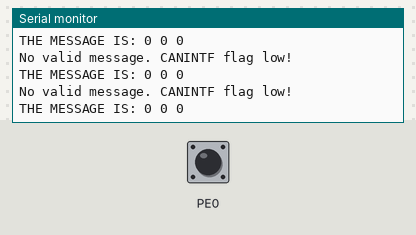
Bench run of a program on a simulated ATmega162, built with avr-gcc and emulated at 4.9152 MHz. On the bench: the last lines printed to the serial monitor. The inputs (shaded band) are chosen by the test bench; at power-on: PE0 HIGH. Random numbers use the default seed unless the program sets one.

Above: at 1.2 s.
1.3 s: PE0 driven LOW
At 1.9 s:
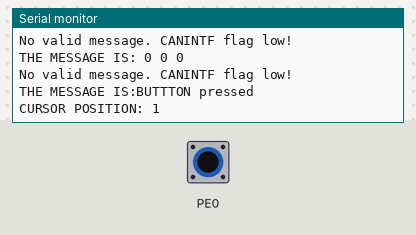
2.8 s: PE0 pulsed HIGH 2 times (0.12 s each, 0.3 s apart)
At 2.93 s:
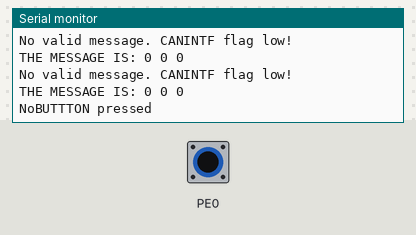
4.9 s: PE0 pulsed HIGH 5 times (0.12 s each, 0.3 s apart)
At 5.0 s:
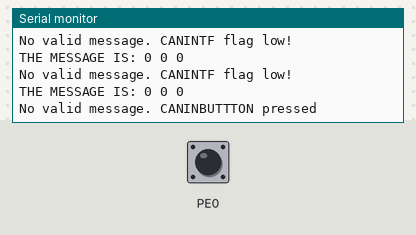

Measured:
- after the input at 1.3 s, the serial monitor: prints a new line at once (image 1)
- after the input at 2.8 s, the serial monitor: prints a new line after 0.12 s (image 2)
- after the input at 4.9 s, the serial monitor: prints a new line after 0.09 s (image 3)

The program:

main.c
```c
/*
 * Testproject.c
 *
 * Created: 05/09/2019 13:33:01
 * Author : tedes
 */


#include <avr/io.h>
#define F_CPU 4915200
#include <util/delay.h>
#include <stdio.h>
#include <stdlib.h>
#include "communication.h"
#include "RAMtest.h"
#include "Joystick.h"
#include "display.h"
#include "OLEDmenu.h"
#include "ADC.h"
#include "spi_driver.h"
#include "mcp2515_driver.h"
#include "CAN_driver.h"

#define FOSC 49152000   // Clock Speed
#define BAUD 9600
#define MYUBRR FOSC/16/BAUD-1


int main( void )
{
	// initialization of the serial port, function is in communication.h
	My_serial_Init ( MYUBRR );

	// initialization of the ram, function is in RAMtest.h
	RAM_init();
	joystick_init();
	// test programm for the RAM
	//SRAM_test();
// 	joy_position dir;
// 	slider_position slider;

    //volatile uint8_t *OLED_cmnd = (uint8_t *) 0x1000;

	OLED_init();
	OLED_reset();
	MENU_init();
	CAN_init();

	CAN_message message;
	message.id = 1;
	message.length = 3;
	message.data[0] = 5;
	message.data[1] = 2;
	message.data[2] = 7;
	while (1)
	{
		CAN_message_send(&message);
		_delay_ms(30);
		//CAN_data_receive();
		CAN_message msg = CAN_data_receive();
		printf("THE MESSAGE IS: %d %d %d \n\r", msg.data[0], msg.data[1], msg.data[2]);

// 		printf("Printing the first data in the message: %d \n", msg.data);
	}


// while(1)
// {   //printf("a");
// 	//pos = get_joy_pos();
// 	dir = get_joy_direction();
// 	slider = get_slider_pos();
//
//  	move_cursor(dir.direction_y);
// 	 printf("value x = %d \n\r",dir.x);
// 	 printf("direction x = %c \n\n\n\r",dir.direction_x);
// 	 printf("value y = %d \n\r",dir.y);
// 	 printf("direction y = %c \n\n\n\r",dir.direction_y);
// //
// // 	//printf("  X-POSITION: %d, Y-POSITION: %d , DIRECTION-X: %c \n\r", pos.x, pos.y, dir.direction_x ,dir.direction_y);
// // 	printf("\n\r ---------------------------------------------\n\r");
//  	printf("LEFT SLIDER: %d, RIGHT SLIDER: %d   \n\r", slider.left_slider, slider.right_slider);
//  	printf("\n\r -------------------------- \\ -------------------\n\r");
// //
//  	_delay_ms(250);
// // }
// 	// function to print trough the serial port, function is in communication.h
// 	//printf("\n\r after SRAM test \n\r");
//
// 	// test program to print trough the serial port
//     /*
// 	while(1){
// 		printf("heello");
// 		_delay_ms(1000);
// 	}
// 	*/
}
```

ADC.c
```c
/*
 * ADCtest.c
 *
 * Created: 19/09/2019 14:37:13
 *  Author: tedes
 */
#include "ADC.h"


char adc_read(uint8_t channel) {
	if (channel <= 4 && channel > 0) {
		char *p = ADC_OFFSET;
		*p = channel+3;
		_delay_us(60);
		int a=*p;
		//printf("%d",a,"/n");
		return *p;
		} else {
		return 0;
	}
}
```

ADC.h
```c
/*
 * ADCtest.h
 *
 * Created: 19/09/2019 14:37:41
 *  Author: tedes
 */


#ifndef ADC_H_
#define ADC_H_
#define F_CPU 4915200
#define ADC_OFFSET 0x1400
#include <util/delay.h>

// Takes a integer from 1 to 4 and returns the analog value of the corresponding
// channel of the ADC
char adc_read(uint8_t channel);

#endif /* ADC_H_ */
```

Joystick.h
```c
/*
 * IncFile1.h
 *
 * Created: 20/09/2019 11:43:45
 *  Author: tedes
 */


#ifndef JOYSTICK_H_
#define JOYSTICK_H_
#define F_CPU 4915200
#define ADC_OFFSET 0x1400
#include <util/delay.h>
#include "ADC.h"


typedef struct {
	int8_t x;
	int8_t y;
	char direction_x;
	char direction_y;
} joy_position;

typedef struct {
	int8_t right_slider;
	int8_t left_slider;
} slider_position;


void joystick_init(void);
void joystick_calibrate(void);  //we may not need this one
//int joystick_button(int button);
joy_position get_joy_pos(void);
joy_position get_joy_direction(void);
slider_position get_slider_pos(void);


#endif /* INCFILE1_H_ */
```

OLEDmenu.c
```c
/*
 * OLEDmenu.c
 *
 * Created: 26/09/2019 14:16:38
 *  Author: tedes
 */
#include <avr/pgmspace.h>
#include <stdint.h>
#include <stdio.h>
#include <stdarg.h>
#include <string.h>
#define F_CPU 4915200
#include <util/delay.h>
#include "display.h"
#include "OLEDmenu.h"

char* menuList[] = {"START", "Players", "Score","circle"};
char* STARTmenuList[] = {"COLOUR", "POINT", "BACK"};
int menu=0;
uint8_t cursorLine = 0;

int length = sizeof(menuList)/sizeof(menuList[0]);

ISR (INT2_vect)
{
	printf("BUTTTON pressed \n");
	printf("CURSOR POSITION: %d \n",cursorLine+1);   // the cursorLine start from 0 while the rows on the OLED start from one
	selected_menu();
}

void MENU_init(void)
{
	OLED_reset();
	menu=0;
	for (int i=0; i<length; i++)
	{
		OLED_goto_column(1);
		OLED_printf(menuList[i],3);
		OLED_print("\n");
	}

	print_cursor();

}

void STARTMENU_init(void)
{
	OLED_reset();
	menu=1;
	for (int i=0; i<length; i++)
	{
		OLED_goto_column(1);
		OLED_printf(STARTmenuList[i],2);
		OLED_print("\n");
	}

	print_cursor();

}

void print_cursor(){
	//OLED_pos(cursorLine, 0);
	OLED_draw_circle(cursorLine,3,2);
}

void clear_cursor(){
	OLED_goto_line(cursorLine);
	for (int i = 0; i < 5; i++) {
		OLED_write_data(0x00);
	}
}

void move_cursor(char dir){
	if (dir == 'D'){

		clear_cursor();
		if(cursorLine < length - 1)
		{
			cursorLine += 1;
		}else{
			cursorLine = 0;
		}
		print_cursor();

	}else if (dir == 'U' && cursorLine >= 0 ){
		clear_cursor();
		cursorLine -= 1;
		print_cursor();
	}
}

void selected_menu(void)
{
	if (cursorLine==0 && menu==0)
	{
		STARTMENU_init();
	}
	if (cursorLine==3 && menu==0)
	{   OLED_reset();
		OLED_draw_circle(3,60,7);
		_delay_ms(2000);
		MENU_init();

	}

	if (cursorLine==2 && menu==1)
	{
		MENU_init();
	}
}
```

OLEDmenu.h
```c
/*
 * OLED_menu.h
 *
 * Created: 26/09/2019 14:16:00
 *  Author: tedes
 */


#ifndef OLED_MENU_H_
#define OLED_MENU_H_
#include <avr/interrupt.h>


void MENU_init(void);
void print_cursor(void);
void clear_cursor();
void move_cursor(char dir);

void selected_menu(void);

void STARTMENU_init(void);


#endif /* OLED_MENU_H_ */
```

RAMtest.c
```c
/*
 * CFile1.c
 *
 * Created: 06/09/2019 16:26:42
 *  Author: tedes
 */
#include <avr/io.h>
#include "RAMtest.h"
#include <stdio.h>


void SRAM_test(void)
{
	volatile char *ext_ram = (char *) 0x1800;

	// Start address for the SRAM
	uint16_t ext_ram_size = 0x800;
	uint16_t write_errors = 0;
	uint16_t retrieval_errors = 0;
	printf("Starting SRAM test...\n");
	// rand() stores some internal state, so calling this function in a loop will
	// yield different seeds each time (unless srand() is called before this function)
	uint16_t seed = rand();
	// Write phase: Immediately check that the correct value was stored
	srand(seed);
	for (uint16_t i = 0; i < ext_ram_size; i++)
	{
		uint8_t some_value = rand();
		ext_ram[i] = some_value;
		uint8_t retreived_value = ext_ram[i];
		if (retreived_value != some_value)
		{
			printf("Write phase error: ext_ram[%4d] = %02X (should be %02X)\n\r", i, retreived_value, some_value);
			write_errors++;
		}
	}
	// Retrieval phase: Check that no values were changed during or after the write phase
	srand(seed);
	// reset the PRNG to the state it had before the write phase
	for (uint16_t i = 0; i < ext_ram_size; i++)
	{
		uint8_t some_value = rand();
		uint8_t retreived_value = ext_ram[i];
		if (retreived_value != some_value)
		{
			printf("Retrieval phase error: ext_ram[%4d] = %02X (should be %02X)\n\r", i, retreived_value, some_value);
			retrieval_errors++;
		}
	}
	printf("SRAM test completed with \n%4d errors in write phase and \n%4d errors in retrieval phase\n\n\r", write_errors, retrieval_errors);
}


void RAM_init (void)
{
	MCUCR = (1<<SRE);
	SFIOR = (1<<XMM2);

}
```

RAMtest.h
```c
/*
 * IncFile1.h
 *
 * Created: 06/09/2019 16:25:04
 *  Author: tedes
 */


#ifndef RAMTEST_H_
#define RAMTEST_H_

void SRAM_test(void);
void RAM_init (void);


#endif /* INCFILE1_H_ */
```

communication.c
```c
/*
 * CFile1.c
 *
 * Created: 05/09/2019 14:07:09
 *  Author: tedes
 */

#include <avr/io.h>
#include "communication.h"
#include <stdio.h>


void My_serial_Init( unsigned int ubrr )
{
	/* Set baud rate */
	UBRR0H = (unsigned char)(31>>8);
	UBRR0L = (unsigned char)31;
	/* Enable receiver and transmitter */
	UCSR0B = (1<<RXEN0)|(1<<TXEN0);
	/* Set frame format: 8data, 2stop bit */
	UCSR0C = (1<<URSEL0)|(1<<USBS0)|(3<<UCSZ00);
	fdevopen(My_serial_Transmit, My_serial_Receive);
}

int My_serial_Transmit( unsigned char data )
{
	/* Wait for empty transmit buffer */
	while ( !( UCSR0A & (1<<UDRE0)) );
	/* Put data into buffer, sends the data */
	UDR0 = data;
	return(0);
}

int My_serial_Receive( void )
{
	/* Wait for data to be received */
	while ( !(UCSR0A & (1<<RXC0)) )
	;
	/* Get and return received data from buffer */
	return UDR0;
}
```

communication.h
```c
/*
 * IncFile1.h
 *
 * Created: 05/09/2019 14:07:38
 *  Author: tedes
 */


#ifndef COMMUNICATION_H_
#define COMMUNICATION_H_

// defining the function
void My_serial_Init( unsigned int);

int My_serial_Transmit( unsigned char);

int My_serial_Receive( void );


#endif /* COMMUNICATION_H_ */
```

display.c
```c
/*
This is the display driver
*/

#include <avr/pgmspace.h>
#include <stdint.h>
#include <stdio.h>
#include <stdarg.h>
#include <string.h>
#define F_CPU 4915200
#include <util/delay.h>
#include "display.h"
#include "Fonts.h"


// Address for the OLED command
volatile uint8_t *OLED_cmnd = (uint8_t *) 0x1000;

// Address for the OLED data
volatile uint8_t *OLED_data = (uint8_t *) 0x1200;

//we may not need this...
uint8_t line = 0;
uint8_t actual_line=0;


// Initialization of the display
void OLED_init()
{

  OLED_write_command(0xae);  //display off
  OLED_write_command(0xa1);  //segment remap

  OLED_write_command(0xda);  //common pads hardware: alternative

  OLED_write_command(0x12);
  OLED_write_command(0xc8);  //common output scan direction:com63~com0
  OLED_write_command(0xa8);  //multiplex ration mode:63
  OLED_write_command(0x3f);
  OLED_write_command(0xd5);  //display divide ratio/osc. freq. mode
  OLED_write_command(0x80);
  OLED_write_command(0x81);  //contrast control
  OLED_write_command(0x50);
  OLED_write_command(0xd9);  //set pre-charge period
  OLED_write_command(0x21);
  OLED_write_command(0x20);  //Set Memory Addressing Mode
  OLED_write_command(0x02);
  OLED_write_command(0xdb);  //VCOM deselect level mode
  OLED_write_command(0x30);
  OLED_write_command(0xad);  //master configuration
  OLED_write_command(0x00);
  OLED_write_command(0xa4);  //out follows RAM content
  OLED_write_command(0xa6);  //set normal display
  OLED_write_command(0xaf);  // display on

}


void OLED_write_command(uint8_t cmnd){
  *OLED_cmnd = cmnd;
}


void OLED_write_data (uint8_t data ){
	*OLED_data = data;
}

//print only one character
void OLED_print_char(char c)
{
	if (c == '\n')
	{
		OLED_goto_line(actual_line+1);
	}
	else{
	//Write the complete character
	for (int i = 0; i < FONTWIDTH; i++) {
		*OLED_data = pgm_read_byte(&font5[c - ' '][i]);
	}
	}
}

void OLED_print_char2(char c, int font)
{
	if (c == '\n')
	{
		OLED_goto_line(actual_line+1);
	}
	else{

	switch (font){
		case 1:
			//Write the complete character
			for (int i = 0; i < 4; i++) {
				*OLED_data = pgm_read_byte(&font4[c - ' '][i]);
			}
			break;
		case 2:
			for (int i = 0; i < 5; i++) {
				*OLED_data = pgm_read_byte(&font5[c - ' '][i]);
			}
			break;
		case 3:
			for (int i = 0; i < 8; i++) {
				*OLED_data = pgm_read_byte(&font8[c - ' '][i]);
			}
			break;
		default:
			for (int i = 0; i < 5; i++) {
				*OLED_data = pgm_read_byte(&font5[c - ' '][i]);
			}
			break;
	}
}
}

//Prints a string
void OLED_printf(char *data, int font)
{
	int i = 0;

	//Write the complete string
	while(data[i] != '\0'){
		OLED_print_char2(data[i], font);
		i++;
	}
}

//Prints a string
void OLED_print(char *data)
{
	int i = 0;

	//Write the complete string
	while(data[i] != '\0'){
		OLED_print_char(data[i]);
		i++;
	}
}

//Go to page
void OLED_goto_line(uint8_t line)
{
    actual_line=line;
  	//Check if it's a valid page
	if (line < NUM_LINES) {
		//Save the page we are moving to
		//page = line;
		//Set lower column address
    OLED_write_command(0x00);
		//Set higher column address
    OLED_write_command(0x10);
		//Set page address
    OLED_write_command(0xB0 | line);
	}
}

//Clear the page
void OLED_clear_line(uint8_t line) {
	OLED_goto_line(line);

	for (int i = 0; i < NUM_COLUMNS; i++) {
    OLED_write_data(0x00);
	}
}


void OLED_goto_column(uint8_t column){
  if(column < NUM_COLUMNS){
	uint8_t high = (column>>4);
    //unsigned *uint8_t high=(column >> 4);
    uint8_t low = column & 0xf;
    //unsigned uint8_t low = column & 0xf;

    OLED_write_command(high);
    OLED_write_command(low | 0b00010000);

	}
}


void OLED_home()
{ actual_line=0;
  OLED_goto_line(0);
  OLED_goto_column(0);
}


void OLED_reset(){
  //Resets the brightness of the display
  //OLED_write_command(0x7F);

  //clears the display
  for (uint8_t line = 0; line < NUM_LINES; line++)
  {
    OLED_clear_line(line);
  }
  OLED_home();
}

void OLED_pos(uint8_t row, uint8_t column)
{
  actual_line=row;
  OLED_goto_line(row);
  OLED_goto_column(column);
}


//I don't know if this is right ??
void OLED_set_brightness(uint8_t level){
  OLED_write_command(0x81);
  OLED_write_command(level);
}


int OLED_draw_circle(uint8_t x, uint8_t y, uint8_t r) {
	int circle;

	if (r < 8) {
		circle = r - 1;
		} else {
		return -1;
	}

	//Set position
	OLED_goto_line(x);
	//OLED_goto_column(y);
	if (y < 128) {
		*OLED_cmnd = 0x00 + (y >> 4);
		*OLED_cmnd = 0x10 + (y >> 4);
	}

	//Draw circle (first part)
	for(int i = 0; i < 16; i++) {
		*OLED_data = pgm_read_byte(&circles[circle][i]);
		_delay_ms(20);
	}

	//Set position
		OLED_goto_line(x+1);
		OLED_goto_column(y);
		if (y < 128) {
			*OLED_cmnd = 0x00 + (y >> 4);
			*OLED_cmnd = 0x10 + (y >> 4);
		}

		//Draw circle (second part)
		for(int i = 16; i < 32; i++) {
			*OLED_data = pgm_read_byte(&circles[circle][i]);
			_delay_ms(20);

		}

	return 0;
}
```

display.h
```c
/*
This is the display header
*/


#ifndef DISPLAY_H_
#define DISPLAY_H_


#define NUM_LINES    							8
#define NUM_COLUMNS							128
#define FONTWIDTH                 5   //For normal font


void OLED_init(void);
void OLED_write_command(uint8_t cmnd);
void OLED_write_data (uint8_t data );
void OLED_print_char(char c);
void OLED_print_char2(char c,int font);
void OLED_printf(char *data,int font);
void OLED_print(char *data);
void OLED_goto_line(uint8_t line);
void OLED_clear_line(uint8_t line);
void OLED_goto_column(uint8_t column);
void OLED_home(void);
void OLED_reset(void);
void OLED_pos(uint8_t row, uint8_t column);
void OLED_set_brightness(uint8_t level);
int OLED_draw_circle(uint8_t x, uint8_t y, uint8_t r);

#endif /* OLED_H_ */
```

joystick.c
```c
/*
 * joystick.c
 *
 * Created: 20/09/2019 11:44:24
 *  Author: tedes
 */
#include <avr/io.h>
#include "Joystick.h"


uint8_t mid_x=0;
uint8_t mid_y=0;


void joystick_init(void)
{   //INTERRUPT INIT
	// set the pin E0 as an imput interrupt for the putton of the analog
	//DDRE = (1<< DDE0);  //setting PE0 as aninput with internal pull up
	PORTE = (1<PE0);
	EMCUCR = (0<< ISC2);  //get the interupt signal when the button is pressed (not released)
	SREG = (1 << 7);      //global enable interrupt
	GICR = (1 << INT2);   // enable interrupt INT2 in pin e0

	mid_x= adc_read(2);
	mid_y= adc_read(1);
}

void joystick_calibrate(void)
{
	mid_x= adc_read(2);
	mid_y= adc_read(1);

}

joy_position get_joy_pos(void)
{
	joy_position position;
	uint8_t x, y;

	x = adc_read(2);
	y = adc_read(1);

	if (x > mid_x){
		position.x = 100 * (x - mid_x) / (mid_x);
	}else if (x < mid_x){
		position.x = 100 * (x - mid_x) / (mid_x);
	}else{
		position.x = 0;
	}

	if (y > mid_y){
		position.y = 100 * (y - mid_y) / (mid_y);
		}else if (y < mid_y){
		position.y = 100 * (y - mid_y) / (mid_y);
		}else{
		position.y = 0;
	}

	//printf("X-POSITION: %d, Y-POSITION: %d", position.x, position.y);
	return position;

}

joy_position get_joy_direction(){
	joy_position position;

	position = get_joy_pos();


	if (position.x <= -1){
		position.direction_x = 'L';
	}else if(position.x >= 1)
	{
		position.direction_x = 'R';
	}

	if (position.y <= -1){
		position.direction_y = 'D';
	}else if (position.y >= 1)
	{
		position.direction_y = 'U';
	}

	if (position.x == 0)
	{
		position.direction_x = 'N';
	}

	if (position.y == 0)
	{
		position.direction_y = 'N';
	}

	return position;
}


slider_position get_slider_pos(){
	slider_position position;

	uint8_t left, right;

	right = adc_read(3);
	left = adc_read(4);


	position.left_slider = 100 * left / 0xFF;
	position.right_slider = 100 * right / 0xFF;

	return position;
}
/*
joy_position get_joy_pos(void)
{
	char direction_x;
	char direction_y;

    int x=adc_read(2);
	int y=adc_read(1);

   if (x>mid_x_anal-2 & x<mid_x_anal+2)
   {
	   direction_x="neutral";
   }
   else if (x>mid_x_anal+2)
   {
	   direction_x="right";
   }
   else
   {
	   direction_x="left";
   }


	 if (y>mid_y_anal-2 & y<mid_y_anal+2)
     {
	     direction_y="neutral";
     }
     else if (y>mid_y_anal+2)
     {
	     direction_y="right";
     }
     else
     {
	     direction_y="left";
     }

	 char direction= direction_y+direction_x;

	 return {x,y,direction};

} */ 
```

CAN_driver.h
```c
/*CAN controller header*/

#ifndef CAN_DRIVER_H
#define CAN_DRIVER_H


typedef struct{
  unsigned int id;
  int8_t length;
  uint8_t data[8];
} CAN_message;


//This may change ....
void CAN_init(void);
void CAN_message_send(CAN_message*);
//void CAN_error();
//int CAN_transmit_complete();
CAN_message CAN_data_receive();
//void CAN_init_vect();


#endif
```

spi_driver.c
```c
#include <avr/io.h>
#include "spi_driver.h"

//#define SPI_SS PB4
// #define SPI_MOSI PB5
// #define SPI_MISO PB6
// #define SPI_SCK PB7

#define SPI_INT PD2

/*THIS IS FROM THE DATASHEET P160 */

void SPI_Init(){
  //Set SPI_SS, SPI_MOSI, and SPI_SCK as outputs
  DDRB |= (1 << SPI_SS) | (1 << SPI_MOSI) | (1 << SPI_SCK);
  DDRB &= ~(1 << SPI_MISO);
  //PORTB |= (1 << SPI_INT);

  // Enabling SPI in master mode and set clock rate fosc/16
  SPCR = (1 << SPE) | (1 << MSTR) | (1 << SPR0);

  //Set SPI_SS high ??
  //PORTB |= (1 << SPI_SS);

}


void SPI_send(char data){
	//PORTB &= ~(1 << SPI_SS);

  /* Start transmission */
  SPDR = data;

  /* Wait for transmission complete */
  while(!(SPSR & (1<<SPIF)));

	//PORTB |= (1 << SPI_SS);
}


char SPI_read (){
  //send a dummy bite
	SPI_send(0);
  /* Wait for reception complete */
  while(!(SPSR & (1<<SPIF)));
  /* Return data register */
  return SPDR;
}
```

spi_driver.h
```c
/*
 * spi_driver.h
 *
 * Created: 03/10/2019 14:52:50
 *  Author: tedes
 */


#ifndef SPI_DRIVER_H_
#define SPI_DRIVER_H_

#define SPI_SS PB4
#define SPI_MOSI PB5
#define SPI_MISO PB6
#define SPI_SCK PB7


void SPI_Init();
void SPI_send(char data);
char SPI_read ();


#endif /* SPI_DRIVER_H_ */
```

Source omitted: Fonts.h (23455 bytes), CAN_driver.c (2359 bytes), mcp2515_driver.c (2970 bytes), mcp2515_driver.h (4061 bytes)
